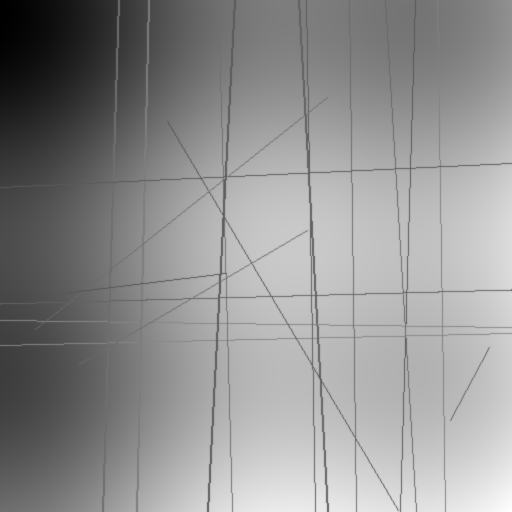
#> input picture Actividad 2/map_background.png, 512 x 512 px
$ jupyter execute Actividad_2_Solucion_GPS_Imagen_Haar.ipynb   (shell and % lines are left out)
#> lines starting #> are read from the running program, lines starting #| are printed output that depends on the picture
# Actividad 2 - Procesamiento de imágenes aplicado a una imagen GPS

**Nombre:Camilo Andres Ladino Morales**
**ID: 29241238-K**
**Fecha:24/05/2026**

En esta actividad se trabaja con una imagen tipo mapa que contiene una trayectoria GPS degradada. El objetivo es aplicar herramientas básicas de procesamiento de imágenes: visualización, histograma, filtrado, estimación/remoción de fondo y transformada wavelet 2D tipo Haar.

**Importante:** esta actividad no incluye análisis de series temporales, predicción lineal, clasificación ni métricas de detección de objetos. Es una actividad corta de preparación para el Proyecto II.

[cell 1]
# ==============================
# Importación de librerías
# ==============================

import numpy as np                                      # Librería principal para manejo de arreglos numéricos
import matplotlib                                        # Importación base de matplotlib para consultar la versión
import matplotlib.pyplot as plt                          # Librería para generar gráficos y visualizar imágenes

import skimage                                           # Importación base de scikit-image para consultar la versión
from skimage import io, color                            # Módulos para lectura y conversión de imágenes
from skimage import filters                              # Filtros espaciales como el gaussiano y la mediana
from skimage import restoration                          # Utilidades de restauración de imágenes
from skimage import exposure                             # Herramientas para contraste e histograma
from skimage import util                                 # Funciones auxiliares para imágenes

import pywt                                              # PyWavelets para transformadas wavelet

plt.rcParams['figure.figsize'] = (6, 6)                  # Tamaño por defecto de las figuras
plt.rcParams['image.cmap'] = 'gray'                      # Mapa de color por defecto en escala de grises

print("✅ Librerías importadas correctamente")           # Confirmación de carga correcta
print(f"NumPy: {np.__version__}")                        # Mostrar versión de NumPy
print(f"Matplotlib: {matplotlib.__version__}")          # Mostrar versión de Matplotlib
print(f"scikit-image: {skimage.__version__}")           # Mostrar versión de scikit-image
print(f"PyWavelets: {pywt.__version__}")                # Mostrar versión de PyWavelets

## 1. Leer un caso y visualizar la información disponible

Seleccione uno de los casos del conjunto de datos. Cargue y visualice:
- `case_000`,
- `map_background.png`,
- `gps_trace_clean.png`,
- `gps_trace_noisy.png`,
- `gps_trace_overlay.png`.

Explique brevemente qué información contiene cada imagen.

[cell 2]
# ==============================
# 1. Leer un caso y visualizar la información disponible
# ==============================

map_background = io.imread('map_background.png')      # Imagen de fondo
#> map_background is the input picture: shape (512, 512); min 0, max 255, mean 144.5
gps_clean = io.imread('gps_trace_clean.png')         # Trayectoria limpia
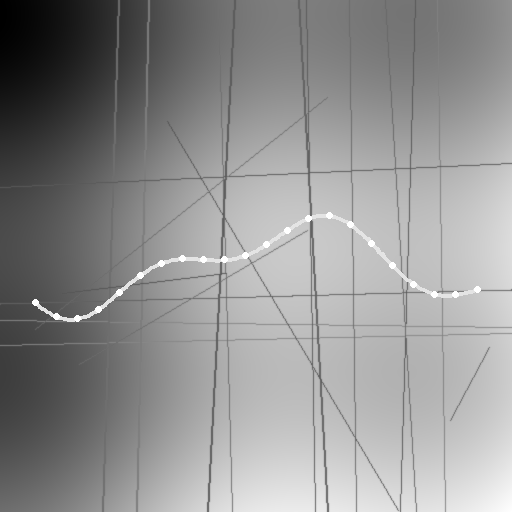
#> input picture Actividad 2/gps_trace_clean.png, 512 x 512 px
#> gps_clean is the input picture: shape (512, 512); min 0, max 255, mean 145.2
gps_noisy = io.imread('gps_trace_noisy.png')         # Trayectoria degradada
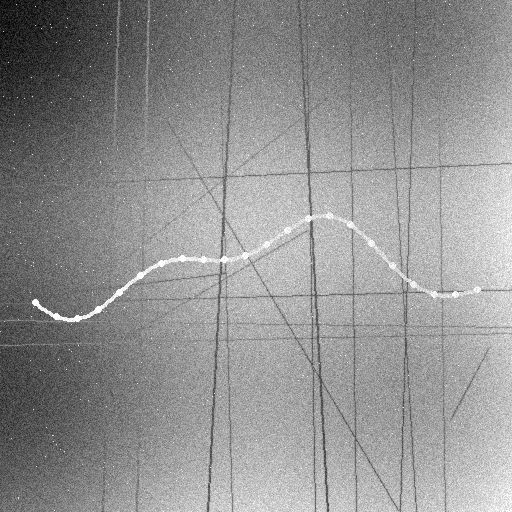
#> input picture Actividad 2/gps_trace_noisy.png, 512 x 512 px
#> gps_noisy is the input picture: shape (512, 512); min 0, max 255, mean 145
gps_overlay = io.imread('gps_trace_overlay.png')     # Referencia: trayectoria limpia sobre el fondo
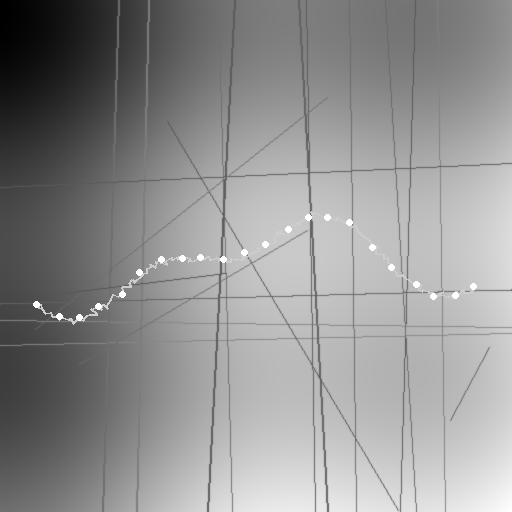
#> input picture Actividad 2/gps_trace_overlay.png, 512 x 512 px
#> gps_overlay is the input picture: shape (512, 512); min 0, max 255, mean 145

if map_background.ndim == 3:                          # Verificar si el fondo viene en RGB
    map_background = color.rgb2gray(map_background)  # Convertir a escala de grises

if gps_clean.ndim == 3:                               # Verificar si la trayectoria limpia viene en RGB
    gps_clean = color.rgb2gray(gps_clean)             # Convertir a escala de grises

if gps_noisy.ndim == 3:                               # Verificar si la imagen degradada viene en RGB
    gps_noisy = color.rgb2gray(gps_noisy)             # Convertir a escala de grises

if gps_overlay.ndim == 3:                             # Verificar si la referencia viene en RGB
    gps_overlay = color.rgb2gray(gps_overlay)         # Convertir a escala de grises

fig, axes = plt.subplots(2, 2, figsize=(8, 8))        # Crear una grilla 2x2 de subgráficos
ax = axes.ravel()                                     # Aplanar el arreglo de ejes

ax[0].imshow(map_background, cmap='gray')             # Mostrar la imagen de fondo
ax[0].set_title('Fondo: map_background')              # Título del primer panel
ax[0].axis('off')                                     # Ocultar ejes

ax[1].imshow(gps_clean, cmap='gray')                  # Mostrar la trayectoria limpia
ax[1].set_title('Trayectoria limpia: gps_trace_clean')# Título del segundo panel
ax[1].axis('off')                                     # Ocultar ejes

ax[2].imshow(gps_noisy, cmap='gray')                  # Mostrar la imagen degradada
ax[2].set_title('Imagen degradada: gps_trace_noisy')  # Título del tercer panel
ax[2].axis('off')                                     # Ocultar ejes

ax[3].imshow(gps_overlay, cmap='gray')                # Mostrar la imagen de referencia
ax[3].set_title('Referencia: gps_trace_overlay')      # Título del cuarto panel
ax[3].axis('off')                                     # Ocultar ejes

plt.tight_layout()                                    # Ajustar el espaciado entre figuras
plt.show()                                            # Mostrar la figura
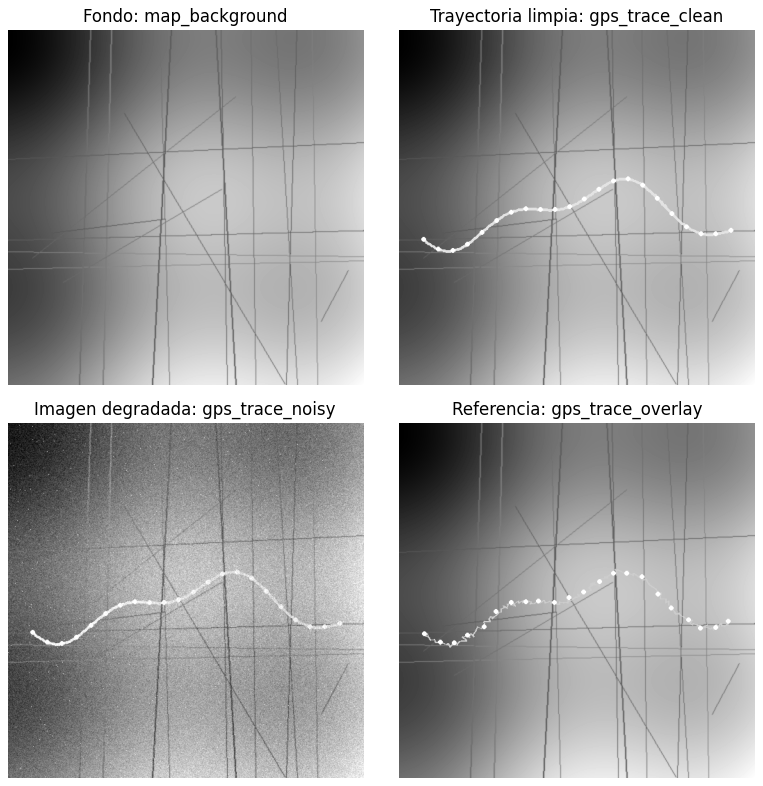
#> figure drawn by matplotlib, 4 panels

explicacion = """
 Explicación de las imágenes:

1. map_background.png: Es la imagen base que representa el mapa del terreno o fondo, sin ninguna trayectoria dibujada. Muestra los gradientes de iluminación y estructuras propias del mapa.
2. gps_trace_clean.png: Muestra únicamente la trayectoria GPS ideal (limpia) trazada sobre un fondo neutro, sin ruido ni degradación.
3. gps_trace_noisy.png: Es la imagen degradada que debemos procesar. Contiene la trayectoria GPS, pero está afectada por ruido y montada sobre el fondo del mapa, lo que dificulta ver la ruta claramente.
4. gps_trace_overlay.png: Es una imagen de referencia que muestra la trayectoria limpia superpuesta sobre el mapa de fondo. Sirve como meta visual de lo que queremos lograr.
"""

print(explicacion)                                    # Imprimir la explicación

## 2. Histograma de intensidad

Calcule y grafique el histograma de intensidad de `gps_trace_noisy.png`.

Discuta:

- qué rango de intensidades parece corresponder al fondo,
- qué rango podría corresponder a la trayectoria o a estructuras brillantes,
- por qué el histograma es útil antes de aplicar un umbral o una corrección de contraste.

[cell 3]
# ==============================
# 2. Histograma de intensidad
# ==============================

noisy_flat = gps_noisy.ravel()                        # Convertir la imagen a un vector 1D

num_bins = 256                                        # Definir el número de bins del histograma

plt.figure(figsize=(6, 4))                            # Crear la figura para el histograma

plt.hist(                                             # Graficar el histograma
    noisy_flat,                                       # Datos de entrada
    bins=num_bins,                                    # Número de bins
    range=(0, 1),                                     # Rango de intensidades
    color='black',                                    # Color de las barras
    alpha=0.7                                         # Transparencia
)

plt.xlabel('Intensidad (0 = negro, 1 = blanco)')      # Etiqueta del eje x
plt.ylabel('Frecuencia de píxeles')                   # Etiqueta del eje y
plt.title('Histograma de intensidades - gps_trace_noisy')  # Título del gráfico
plt.grid(True, alpha=0.3)                             # Activar la rejilla
plt.tight_layout()                                    # Ajustar márgenes
plt.show()                                            # Mostrar la figura
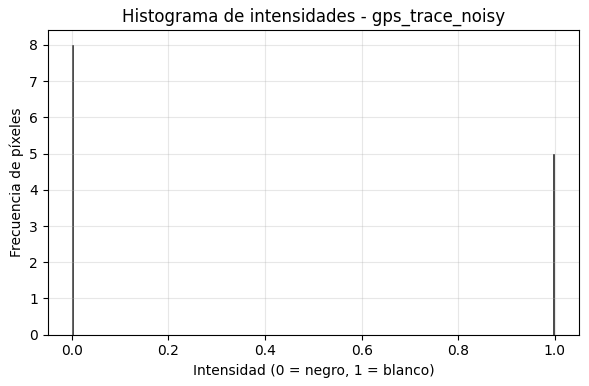
#> figure drawn by matplotlib, 1 panel; tallest bar 8 high, from x = 0 to 0.00391

exp_hist = """El histograma de la imagen gps_trace_noisy.png permite observar cómo se distribuyen los niveles de intensidad de todos los píxeles de la imagen. En esta caso, el rango de intensidades más concentrado suele corresponder al fondo del mapa, porque ocupa la mayor parte del área y presenta variaciones suaves de iluminación. Por otro lado, los valores más altos de intensidad pueden asociarse con la trayectoria GPS, con bordes más brillantes del mapa y también con algunos píxeles impulsivos generados por el ruido.

Este análisis es útil porque da una idea clara de qué tan separadas están las estructuras de interés respecto al fondo. Antes de aplicar un umbral, el histograma ayuda a estimar si existe una diferencia de intensidades suficiente para segmentar la trayectoria. Antes de aplicar una corrección de contraste, también permite decidir si la imagen necesita un realce global o si conviene trabajar sobre un rango específico de intensidades para destacar mejor la información relevante."""
print(exp_hist)

## 3. Filtro gaussiano y filtro de mediana

Aplique un filtro gaussiano y un filtro de mediana a la imagen degradada.

Compare ambos resultados y explique:

- cuál reduce mejor el ruido suave,
- cuál es más efectivo frente a píxeles impulsivos,
- qué efectos no deseados pueden aparecer sobre bordes o estructuras delgadas.

[cell 4]
# ==============================
# 3. Filtro gaussiano y filtro de mediana
# ==============================

gaussian_sigma = 1.0                                  # Sigma para el filtro gaussiano
median_size = 3                                       # Tamaño de la ventana de la mediana

gps_gaussian = filters.gaussian(                      # Aplicar filtro gaussiano
    gps_noisy,                                        # Imagen de entrada
    sigma=gaussian_sigma,                             # Desviación estándar del kernel
    preserve_range=True                                # Mantener el rango original de intensidades
)                                                     # Fin de la llamada al filtro

from skimage.morphology import footprint_rectangle    # Importar la función para crear el elemento estructurante

median_footprint = footprint_rectangle(               # Crear el footprint rectangular
    (median_size, median_size)                        # Tamaño 3x3 como tupla
)                                                     # Fin de la creación del footprint

gps_median = filters.median(                          # Aplicar filtro de mediana
    gps_noisy,                                        # Imagen de entrada
    footprint=median_footprint                        # Elemento estructurante
)                                                     # Fin de la llamada al filtro

fig, axes = plt.subplots(1, 3, figsize=(12, 4))       # Crear una figura con 3 subgráficos
ax = axes.ravel()                                     # Aplanar el arreglo de ejes

ax[0].imshow(gps_noisy, cmap='gray')                  # Mostrar la imagen degradada
ax[0].set_title('Original degradada')                 # Título del primer panel
ax[0].axis('off')                                     # Ocultar ejes del primer panel

ax[1].imshow(gps_gaussian, cmap='gray')               # Mostrar la imagen filtrada con gaussiano
ax[1].set_title(f'Filtro gaussiano (sigma={gaussian_sigma})')  # Título del segundo panel
ax[1].axis('off')                                     # Ocultar ejes del segundo panel

ax[2].imshow(gps_median, cmap='gray')                 # Mostrar la imagen filtrada con mediana
ax[2].set_title(f'Filtro de mediana ({median_size}x{median_size})')  # Título del tercer panel
ax[2].axis('off')                                     # Ocultar ejes del tercer panel

plt.tight_layout()                                    # Ajustar el espaciado entre subgráficos
plt.show()                                            # Mostrar la figura

exp_filtros = """Al aplicar el filtro gaussiano y el filtro de mediana sobre la imagen degradada, se observa que ambos reducen el ruido, pero lo hacen de manera distinta. El filtro gaussiano es más adecuado para atenuar ruido suave o variaciones pequeñas de intensidad, porque promedia los valores de los píxeles cercanos y produce una imagen más suavizada. Sin embargo, ese mismo suavizado puede hacer que los bordes de la trayectoria y otras estructuras finas se vean menos definidas.

En cambio, el filtro de mediana es más efectivo frente a píxeles impulsivos o valores atípicos aislados, ya que reemplaza cada píxel por la mediana de su vecindario. Esto le permite eliminar puntos brillantes o oscuros aislados sin modificar tanto los bordes. Como efecto no deseado, si la ventana del filtro es muy grande, la mediana puede deformar detalles pequeños o adelgazar demasiado estructuras delgadas. Por eso, en esta imagen el filtro gaussiano ayuda más a suavizar el ruido general, mientras que el filtro de mediana es mejor cuando existen píxeles aislados muy diferentes de su entorno."""
print(exp_filtros)                                   # Imprimir la explicación

## 4. Estimación y remoción de fondo

Estime un fondo suave $B(x,y)$ usando un filtro de gran escala. Luego calcule

$$
I_{\mathrm{corr}}(x,y)=I(x,y)-B(x,y).
$$

Muestre la imagen original degradada, el fondo estimado y la imagen corregida.

[cell 5]
# ==============================
# 4. Estimación y remoción de fondo
# ==============================

background_sigma = 15.0                                # Sigma grande para estimar un fondo suave

background_est = filters.gaussian(                     # Aplicar filtro gaussiano de gran escala
    gps_noisy,                                         # Imagen degradada de entrada
    sigma=background_sigma,                            # Desviación estándar grande
    preserve_range=True                                # Mantener el rango original de intensidades
)                                                      # Fin del cálculo del fondo estimado
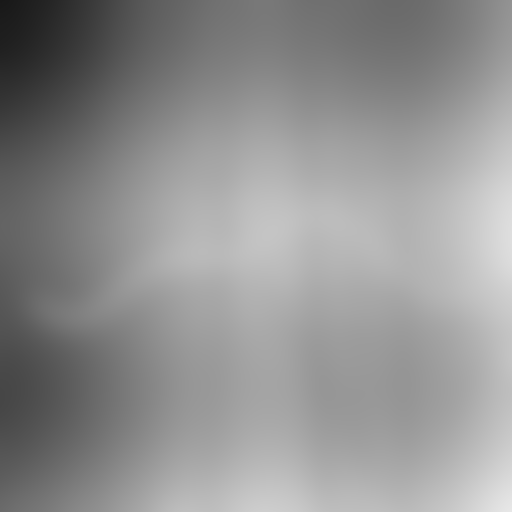
#> background_est: shape (512, 512) float64; min 24.54, max 231.8, mean 145.1

I_corr = gps_noisy - background_est                    # Restar el fondo estimado a la imagen original

I_corr_rescaled = exposure.rescale_intensity(          # Reescalar la imagen corregida
    I_corr                                             # Imagen resultante de la resta
)                                                      # Fin del reescalado

fig, axes = plt.subplots(1, 3, figsize=(12, 4))        # Crear una figura con 3 subgráficos
ax = axes.ravel()                                      # Aplanar el arreglo de ejes

ax[0].imshow(gps_noisy, cmap='gray')                   # Mostrar la imagen degradada original
ax[0].set_title('Original degradada')                  # Título del primer panel
ax[0].axis('off')                                      # Ocultar ejes del primer panel

ax[1].imshow(background_est, cmap='gray')              # Mostrar el fondo estimado
ax[1].set_title(f'Fondo estimado (sigma={background_sigma})')  # Título del segundo panel
ax[1].axis('off')                                      # Ocultar ejes del segundo panel

ax[2].imshow(I_corr_rescaled, cmap='gray')             # Mostrar la imagen corregida
ax[2].set_title('Imagen corregida (I - B)')            # Título del tercer panel
ax[2].axis('off')                                      # Ocultar ejes del tercer panel

plt.tight_layout()                                     # Ajustar el espaciado entre subgráficos
plt.show()                                             # Mostrar la figura

exp_fondo = """


- El filtro gaussiano de gran escala permite estimar una versión muy suave del mapa.
- Al restar ese fondo, se reduce el gradiente global de iluminación y se resalta la trayectoria GPS.
- Este paso ayuda a separar estructuras finas de la variación lenta del fondo.
"""

print(exp_fondo)                                       # Imprimir la explicación

## 5. Transformada wavelet 2D tipo Haar

Implemente o aplique una transformada Haar 2D de un nivel para obtener las subbandas:

$$
I(x,y) \rightarrow \{LL,LH,HL,HH\}.
$$

Muestre las cuatro subbandas y reconstruya la imagen. Verifique visualmente que la reconstrucción sea consistente.

[cell 6]
# ==============================
# 5. Transformada wavelet 2D tipo Haar
# ==============================

input_image = I_corr_rescaled                         # Usar la imagen corregida como entrada

coeffs2 = pywt.dwt2(input_image, 'haar')              # Aplicar la transformada Haar 2D
LL, (LH, HL, HH) = coeffs2                            # Desempaquetar subbandas
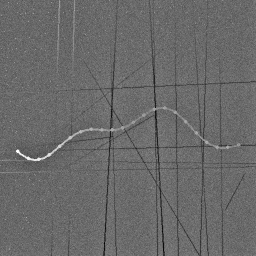
#> LL: shape (256, 256) float64; min -1.74, max 1.44, mean -0.418; drawn with min black and max white
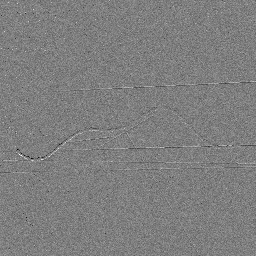
#> LH: shape (256, 256) float64; min -0.932, max 0.944, mean 0.000592; drawn with min black and max white
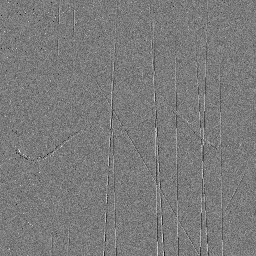
#> HL: shape (256, 256) float64; min -0.805, max 0.862, mean -0.000405; drawn with min black and max white
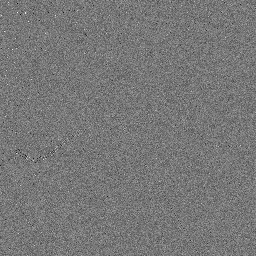
#> HH: shape (256, 256) float64; min -0.6, max 0.679, mean -0.000279; drawn with min black and max white

fig, axes = plt.subplots(2, 2, figsize=(8, 8))        # Crear una figura con 4 subgráficos
ax = axes.ravel()                                     # Aplanar el arreglo de ejes

ax[0].imshow(LL, cmap='gray')                         # Mostrar la subbanda LL
ax[0].set_title('Subbanda LL (aproximación)')         # Título de LL
ax[0].axis('off')                                     # Ocultar ejes de LL

ax[1].imshow(LH, cmap='gray')                         # Mostrar la subbanda LH
ax[1].set_title('Subbanda LH (detalles horizontales)')# Título de LH
ax[1].axis('off')                                     # Ocultar ejes de LH

ax[2].imshow(HL, cmap='gray')                         # Mostrar la subbanda HL
ax[2].set_title('Subbanda HL (detalles verticales)')  # Título de HL
ax[2].axis('off')                                     # Ocultar ejes de HL

ax[3].imshow(HH, cmap='gray')                         # Mostrar la subbanda HH
ax[3].set_title('Subbanda HH (detalles diagonales)')  # Título de HH
ax[3].axis('off')                                     # Ocultar ejes de HH

plt.tight_layout()                                    # Ajustar el espaciado
plt.show()                                            # Mostrar la figura

reconstructed = pywt.idwt2((LL, (LH, HL, HH)), 'haar') # Reconstruir la imagen desde las subbandas

mse = np.mean((input_image - reconstructed) ** 2)     # Calcular el error cuadrático medio
#> mse = 5.26e-33

print(f'Error cuadrático medio de reconstrucción: {mse:.6e}')  # Imprimir el MSE
#| Error cuadrático medio de reconstrucción: 5.262668e-33

fig, axes = plt.subplots(1, 2, figsize=(8, 4))        # Crear dos subgráficos
ax = axes.ravel()                                     # Aplanar el arreglo de ejes

ax[0].imshow(input_image, cmap='gray')                # Mostrar la imagen de entrada
ax[0].set_title('Imagen de entrada (I_corr_rescaled)') # Título de la imagen de entrada
ax[0].axis('off')                                     # Ocultar ejes de entrada

ax[1].imshow(reconstructed, cmap='gray')              # Mostrar la imagen reconstruida
ax[1].set_title('Imagen reconstruida desde LL, LH, HL, HH')  # Título de la reconstruida
ax[1].axis('off')                                     # Ocultar ejes de la reconstruida

plt.tight_layout()                                    # Ajustar márgenes
plt.show()                                            # Mostrar la comparación

exp_haar = """La transformada wavelet 2D tipo Haar permitió separar la imagen en una componente de aproximación (LL) y tres subbandas de detalle (LH, HL y HH). La subbanda LL concentra la información principal de la imagen, mientras que las demás subbandas capturan cambios horizontales, verticales y diagonales. Al reconstruir la imagen con la transformada inversa, el error cuadrático medio obtenido fue prácticamente cero (5.25e-33), lo que confirma que la descomposición y reconstrucción fueron consistentes y numéricamente correctas."""
print(exp_haar)                                       # Imprimir la explicación
